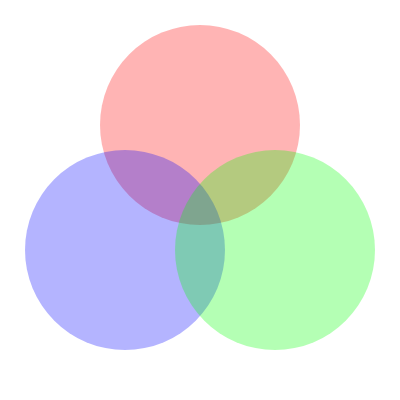
Frame 1 (no input)
Frame 60 (no input): identical to frame 1, image omitted
Frame 120 (the mouse pressed at the canvas centre since frame 60): identical to frame 1, image omitted

The p5.js sketch that drew this single still picture (run headless with seeded random() and noise() and a simulated clock; from frame 60 on, the mouse is pressed at the canvas centre):

// p5.js sketch
// ── sketch.js
function setup() {
  createCanvas(400, 400);
}

function draw() {
  background("white");
  noStroke();
  
  fill(255,0,0,75);
  circle(200,125,200);
  fill(0,0,255,75);
  circle(125,250,200);
  fill(0,255,0,75);
  circle(275,250,200);
}
